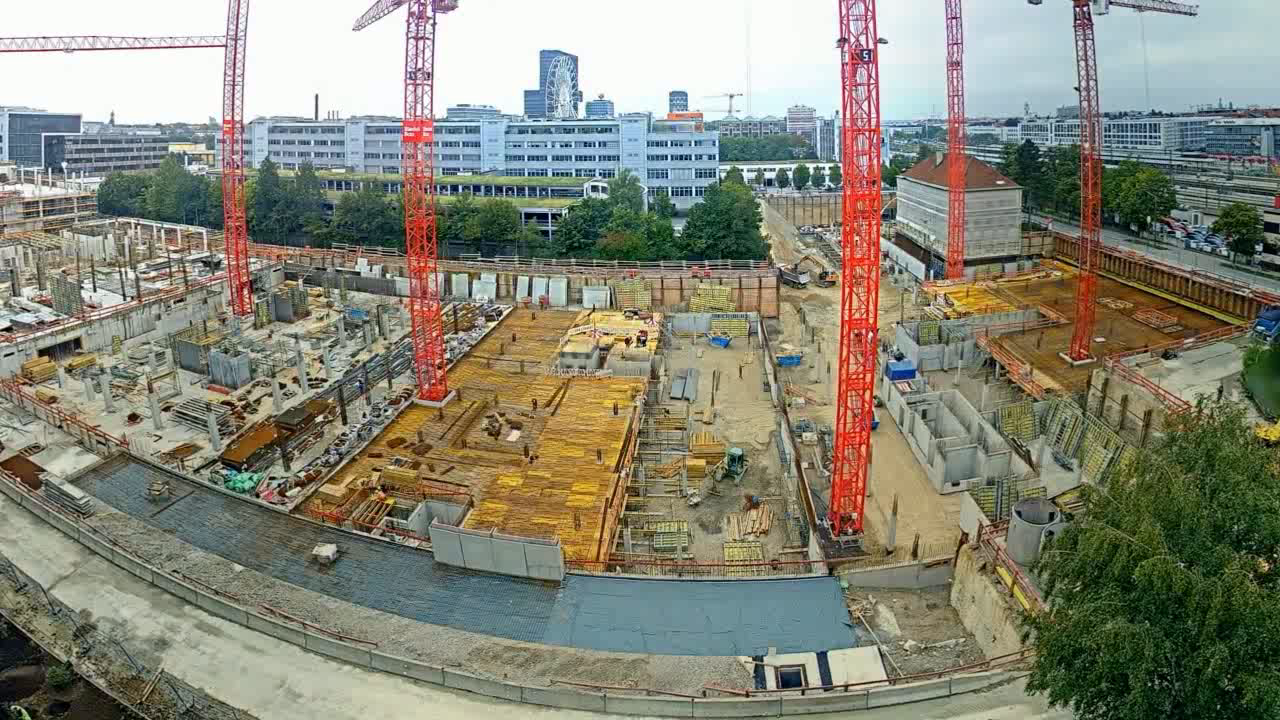
#> input picture frame 0 of data/formwork.mp4, 1280 x 720 px
$ python main.py
#> lines starting #> are read from the running program, lines starting #| are printed output that depends on the picture; after the words box and inside, x2 and y2 are one past the last pixel; in counts of white or black regions, pixels touching at a corner belong together
import cv2
import numpy as np

# input
Video_in = "data\\formwork.mp4"

# output
Video_out = "output/progress.mp4"

# Video Settings
winName = 'output'

cv2.resizeWindow(winName, 500, 500)
cap = cv2.VideoCapture(Video_in)

fps = int(cap.get(cv2.CAP_PROP_FPS))
length_video = int(cap.get(cv2.CAP_PROP_FRAME_COUNT))
width = int(cap.get(3))
height = int(cap.get(4))

fourcc = cv2.VideoWriter_fourcc(*'mp4v')
out = cv2.VideoWriter(Video_out, fourcc, fps, (width, height))

n_frame = 0
frames = []

#points for the region of interest
points = np.array([[293,511],[604,573],[663,313],[513,308]])

#limits for yellow pixels inside the region of interest
lb_yellow = [3, 35, 65]
ub_yellow = [35, 255, 255]

#limts for pixels that are not yellow inside the region of interest
lb_not_yelow = [10,45,145]
ub_not_yellow = [33,160,225]

def pixels_count(pixels_array, upper_bound, lower_bound):

    """Function to compare pixels with upper and lower bounds

    Parameters:
        pixels_array (array): Array of pixels inside the region of interest.
        upper_bound (list): A list of pixels values to be checked for upper bound
        lower_bound (list): A list of pixels values to be checked for lower bound
    Returns:
        pixel (int): Total number of pixels that lie within the range

   """
    pixel = 0
    for i in pixels_array:
        value = (i >= lower_bound).all() and (i <= upper_bound).all()
        if value == True:
            pixel += 1
        else:
            pass
    return pixel


while cap.isOpened():
    # get frame from video
    ret, frame = cap.read()
#> frame is the input picture: shape (720, 1280, 3); mean B, G, R 119, 134.6, 134.5
    print('video_progress: ', round(n_frame*100/length_video, 1), '%')

    try:
        #convert each frame to HSV
        hsv = cv2.cvtColor(frame, cv2.COLOR_BGR2HSV)
#> hsv: shape (720, 1280, 3); mean H, S, V 52.6, 73.5, 145.6

        #create a mask with the size of an image
        mask = np.zeros(frame.shape[:2], dtype=frame.dtype)

        #draw a polygon around the region of interest
        mask = cv2.fillPoly(mask,[points],(255,255, 255))

        #find pixels that are within the region of interest
        pixel_info = hsv[mask == 255]
        array = np.array(pixel_info)

        #checks for pixels that are roughly yellow
        pixel_yellow = pixels_count(array, ub_yellow, lb_yellow)
#> the loop in pixels_count, `for i in pixels_array:` made 58507 passes
#> i on passes 1 to 12: [20, 133, 111], [21, 184, 83], [21, 155, 99], [20, 162, 101], [20, 155, 105], [19, 145, 125], [19, 138, 131], [18, 137, 141], [18, 145, 134], [19, 161, 130], [19, 155, 135], [18, 147, 147]
#> after the loop in pixels_count, `for i in pixels_array:`: pixel = 52440
#> pixel_yellow = 52440
        complete = round(pixel_yellow/len(pixel_info) * 100)
#> complete = 90

        #checks for pixels that are not yellow
        pixel_not_yellow = pixels_count(array, ub_not_yellow,lb_not_yelow)
#> the loop in pixels_count (call 2), `for i in pixels_array:` made 58507 passes
#> value on passes 61, 62, 63, 70, 71, 72, 73, 74, 75, 76, 77, 78: True, True, True, True, True, True, True, True, True, True, True, True
#> pixel_not_yellow = 22451
        incomplete = round(pixel_not_yellow/len(pixel_info) * 100)
#> incomplete = 38
        complete_inv = 100 - incomplete
#> complete_inv = 62

        #compares for percentage of pixels that are not yellow
        if complete_inv >= complete:
            writer = str(incomplete)
        else:
            writer = str(complete)
#> writer = '90'
        writer = writer + '% complete'
#> writer = '90% complete'

        font = cv2.FONT_HERSHEY_SIMPLEX
        if ret:
            cv2.putText(frame, writer, (350, 640), font, 2, (255, 255, 255), 2)
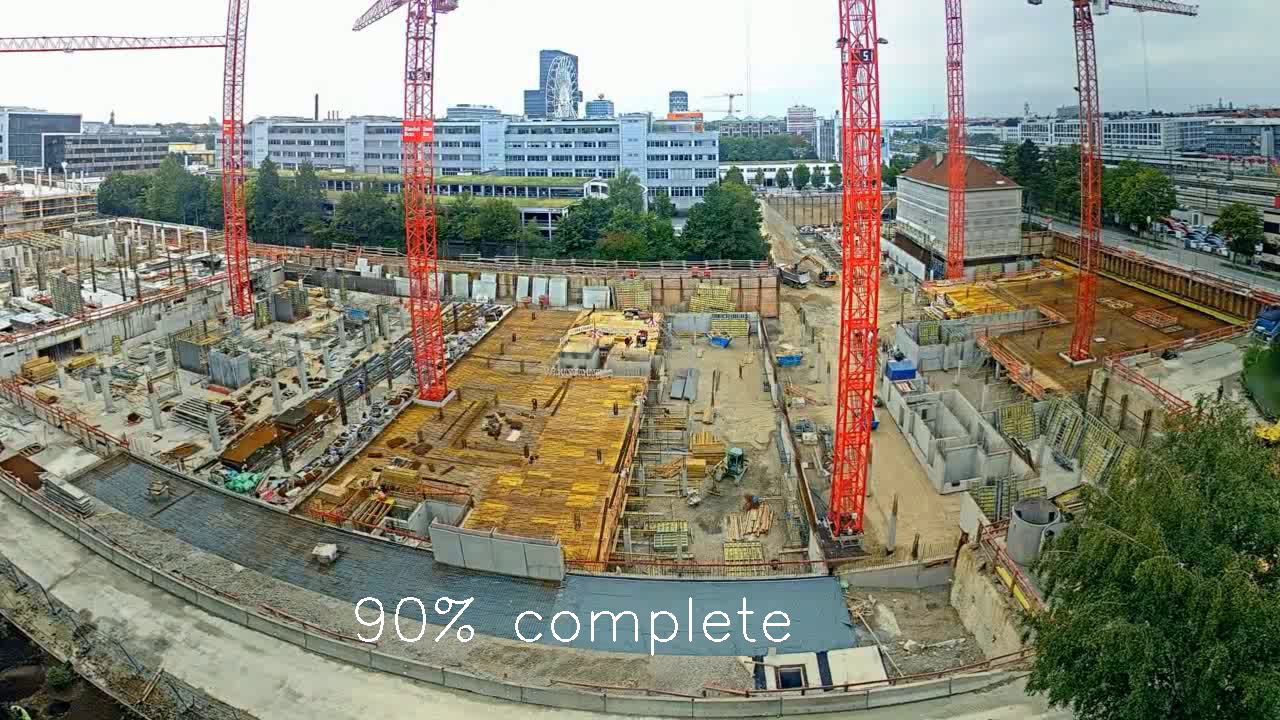
#> frame: shape (720, 1280, 3); 0.36% of pixels changed, all inside (x1, y1, x2, y2) = (355, 597, 790, 656)
            out.write(frame)
            cv2.namedWindow(winName, cv2.WINDOW_NORMAL)
            cv2.imshow('output', frame)
            if cv2.waitKey(1000) == ord('q'):
#> (key q is pressed here)
                break
        else:
            break
        n_frame += 1
    except:
        print('End of Video')
        exit(0)

cap.release()
